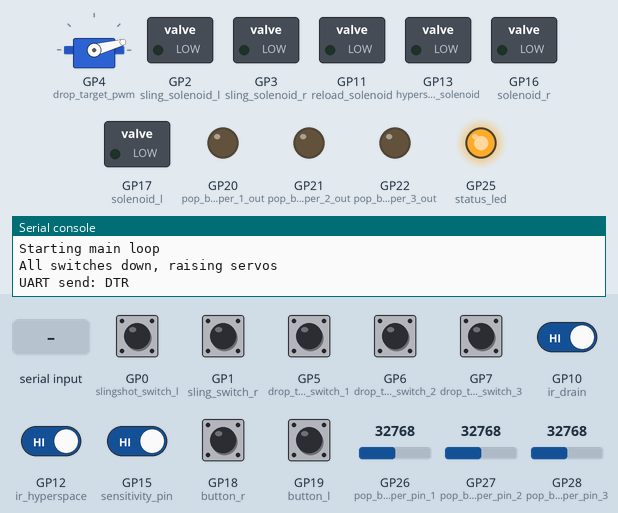
This program was run on a simulated Raspberry Pi Pico running CircuitPython. On the bench: servo, switched loads named in the program (green lamp = pin HIGH), output pins drawn as LEDs (lit = HIGH), the last lines printed to the serial console. Dashed ring = blinking. The test bench sets the inputs (shaded band); at power-on: GP5 (drop_target_switch_1), GP6 (drop_target_switch_2), GP7 (drop_target_switch_3), GP10 (ir_drain), GP12 (ir_hyperspace), GP15 (sensitivity_pin) HIGH, GP0 (slingshot_switch_l), GP1 (sling_switch_r), GP18 (button_r), GP19 (button_l) LOW, GP26 (pop_bumper_pin_1) = 32768, GP27 (pop_bumper_pin_2) = 32768, GP28 (pop_bumper_pin_3) = 32768 (analog values on the 0–65535 scale).

Above: at 13.8 s.
13.9 s: GP12 (ir_hyperspace) driven LOW
At 14.73 s:
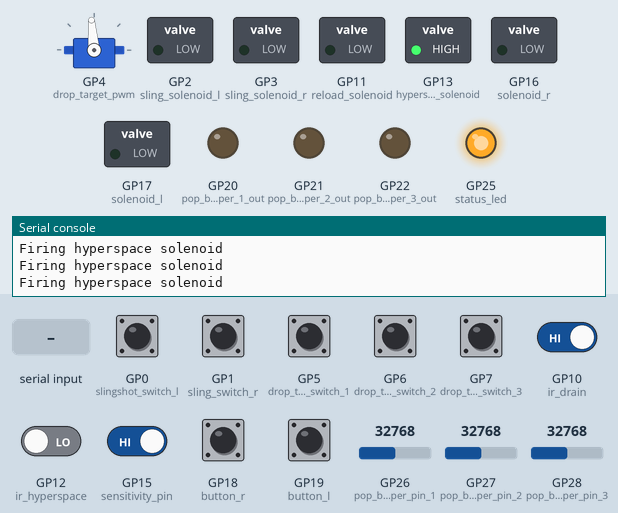
16.9 s: GP0 (slingshot_switch_l) pulled HIGH for 1 s
At 17.18 s:
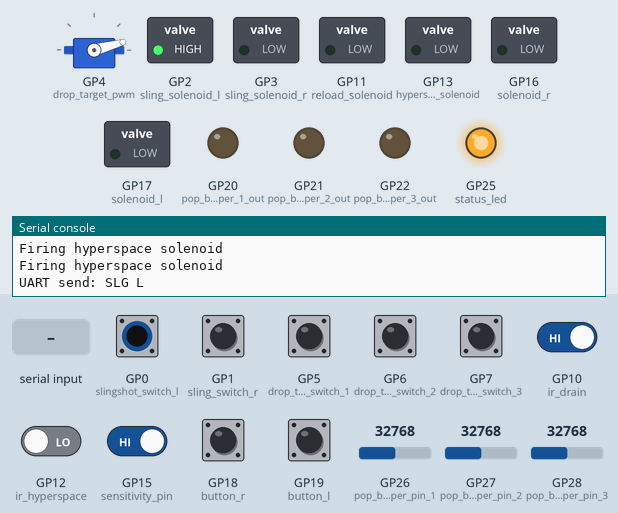
19.9 s: GP26 (pop_bumper_pin_1) set to 33440
At 21.2 s:
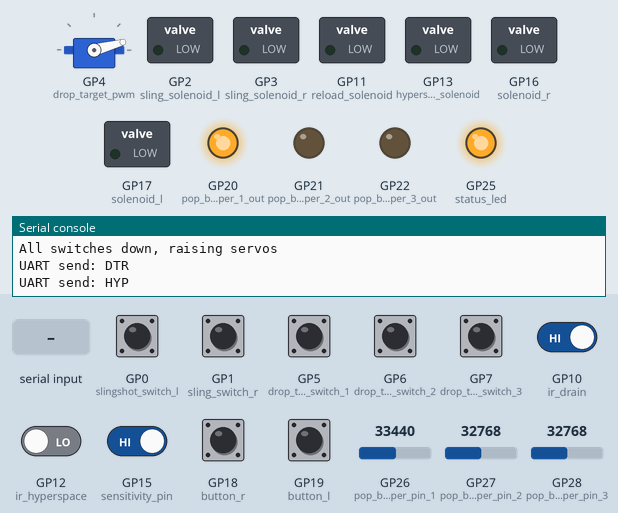
22.9 s: GP1 (sling_switch_r) pulled HIGH for 1 s
At 23.67 s:
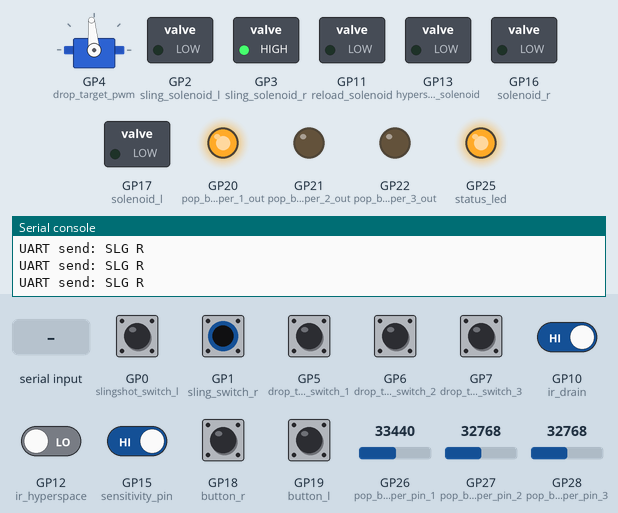
25.9 s: "RST\n" received over the second serial link
At 27.2 s:
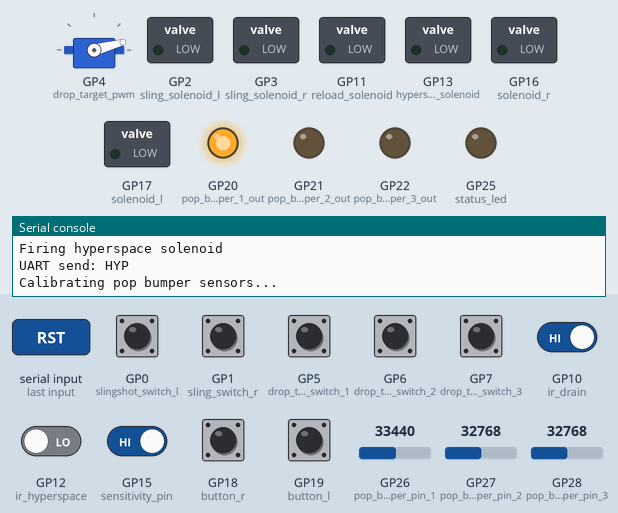
Timing chart, 0 to 38.1 s (numbered marks = the images above; inputs shaded):
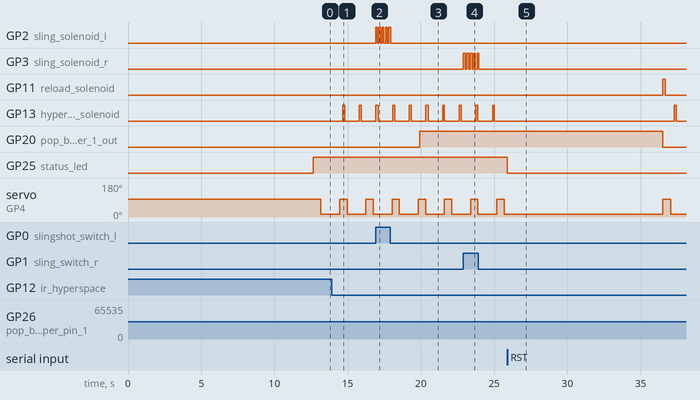

Measured:
- the behaviour switches between 32784 and 32800 on GP26 (pop_bumper_pin_1) (found by bisection; images 2 and 3)
- after the input at 13.9 s, GP13 (hyperspace_solenoid): alternates HIGH for 0.13 s and LOW for 1.0 s, starting after 0.77 s
- after the input at 16.9 s, GP2 (sling_solenoid_l): alternates HIGH for 0.12 s and LOW for 0.11 s, 10 changes in all, then stays LOW, starting at once
- after the input at 19.9 s, GP20 (pop_bumper_1_out): LOW → HIGH at once
- after the input at 22.9 s, GP3 (sling_solenoid_r): alternates HIGH for 0.12 s and LOW for 0.11 s, 10 changes in all, then stays LOW, starting at once
- after the input at 25.9 s, GP11 (reload_solenoid): LOW → HIGH after 10.6 s, → LOW 0.15 s later; GP20 (pop_bumper_1_out): HIGH → LOW after 10.6 s; GP25 (status_led): HIGH → LOW at once

The program:

code.py
```python
import time
import board
import busio
import pwmio
from adafruit_motor import servo
from analogio import AnalogIn
from digitalio import DigitalInOut, Direction, Pull
from adafruit_debouncer import Debouncer

# Sensitivity jumper
sensitivity_pin = DigitalInOut(board.GP15)
sensitivity_pin.direction = Direction.INPUT
sensitivity_pin.pull = Pull.UP

# Constants
SLING_TRIGGER_TIME = 0.11
POP_BUMPER_TRIGGER_TIME = 0.125
POP_BUMPER_DEBOUNCE_TIME = 0.125
NUM_POP_BUMPER_SAMPLES = 20
POP_BUMPER_SENSITIVITY = -35
POP_BUMPER_DEBOUNCE_COUNT = 8
if sensitivity_pin.value:
    print("Sensitivity jumper is set to HIGH, decreasing sensitivity")
    POP_BUMPER_SENSITIVITY = 20
    POP_BUMPER_DEBOUNCE_COUNT = 20
else:
    print("Sensitivity jumper is set to LOW, increasing sensitivity")
POP_BUMPER_CALIBRATE_COUNT = 10000
POP_BUMPER_DEBOUNCE_DECREMENT = 10
DROP_TARGET_WAIT_TIME = 1.0
DROP_TARGET_UP_ANGLE = 95
DROP_TARGET_UP_TIME = 0.5
DROP_TARGET_DOWN_ANGLE = 15
DROP_TARGET_DOWN_TIME = 0.25

DRAIN_DELAY_TIME = 2.5
DRAIN_TRIGGER_TIME = 0.125
HYPERSPACE_DELAY_TIME = 0.75
HYPERSPACE_TRIGGER_TIME = 0.125
DRAIN_SIGNAL_DEBOUNCE_TIME = 5.0
PWM_MAX_DUTY_CYCLE = 65535
PWM_FLIPPER_SUSTAIN = PWM_MAX_DUTY_CYCLE // 3
FLIPPER_PWM_DELAY = 1.0

def send_uart(str):
    global uart
    print(f'UART send: {str}')
    uart.write(bytearray(f"{str}\r\n", "utf-8"))

reload_solenoid_timer = None
game_over = False

def readline():
    """Read a line from the UART bus and print it to console."""
    global uart
    global reload_solenoid
    global reload_solenoid_timer
    global drop_target_state
    global drop_target_start_time
    global game_over
    global solenoid_l
    global solenoid_r
    global sol_l_rose_time
    global sol_r_rose_time
    data = uart.readline()
    if data is not None:
        # convert bytearray to string
        data_string = ''.join([chr(b) for b in data])
        command_list = data_string.split()
        if len(command_list) > 0:
            command = command_list[0]
            if command == 'RLD':
                # Fire the reload solenoid
                reload_solenoid.value = True
                reload_solenoid_timer = time.monotonic()
            elif command == 'RST':
                game_over = False
                # Reset the drop targets
                drop_target_state = DROP_TARGET_STATE_WAIT
                drop_target_start_time = time.monotonic()
                # Recalibrate the pop bumpers
                calibrate_pop_bumpers()
                # Fire the reload solenoid
                reload_solenoid.value = True
                reload_solenoid_timer = time.monotonic()
            elif command == 'GOV':
                # Game over
                game_over = True
                solenoid_l.duty_cycle = 0
                solenoid_r.duty_cycle = 0
                sol_l_rose_time = None
                sol_r_rose_time = None
            else:
                print(f'Unknown command: {command}')

# Leave the LED on while the pico is running
status_led = DigitalInOut(board.GP25)
status_led.direction = Direction.OUTPUT
status_led.value = True

# Init pop bumper pins
pop_bumper_pin_1 = AnalogIn(board.GP26)
pop_bumper_pin_2 = AnalogIn(board.GP27)
pop_bumper_pin_3 = AnalogIn(board.GP28)

pop_bumper_pins = [pop_bumper_pin_1, pop_bumper_pin_2, pop_bumper_pin_3]

pop_bumper_vals = [
    [0 for _ in range(NUM_POP_BUMPER_SAMPLES)],
    [0 for _ in range(NUM_POP_BUMPER_SAMPLES)],
    [0 for _ in range(NUM_POP_BUMPER_SAMPLES)],
]

pb_debounce_counter = [0 for _ in range(3)]

max_pb_val = [0, 0, 0]
avg_val = 0

# Calibrate pop bumpers
def calibrate_pop_bumpers():
    global pop_bumper_vals
    global avg_val
    global max_pb_val
    print("Calibrating pop bumper sensors...")
    calibration_counter = POP_BUMPER_CALIBRATE_COUNT
    status_led.value = False    # Turn off status LED while calibrating and setting up
    while calibration_counter > 0:
        for i in range(3):
            val = pop_bumper_pins[i].value
            pop_bumper_vals[i].append(val)
            pop_bumper_vals[i].pop(0)
            avg_val = sum(pop_bumper_vals[i]) / len(pop_bumper_vals[i])
            calibration_counter -= 1
            if avg_val > max_pb_val[i]:
                max_pb_val[i] = avg_val
    print("Pop bumper calibration complete.")

    # Add a bit of margin above which the pop bumper will trigger
    for i in range(3):
        max_pb_val[i] = max_pb_val[i] + POP_BUMPER_SENSITIVITY
        print("Pop bumper {} max value: {}".format(i, max_pb_val[i]))

calibrate_pop_bumpers()

# Init pop bumper output pins
pop_bumper_1_out = DigitalInOut(board.GP20)
pop_bumper_1_out.direction = Direction.OUTPUT
pop_bumper_1_out.value = False

pop_bumper_2_out = DigitalInOut(board.GP21)
pop_bumper_2_out.direction = Direction.OUTPUT
pop_bumper_2_out.value = False

pop_bumper_3_out = DigitalInOut(board.GP22)
pop_bumper_3_out.direction = Direction.OUTPUT
pop_bumper_3_out.value = False

pop_bumper_out_pins = [pop_bumper_1_out, pop_bumper_2_out, pop_bumper_3_out]
pop_bumper_signals = [False, False, False]
pop_bumper_signals_debounced = [
    Debouncer(lambda : pop_bumper_signals[0], interval=POP_BUMPER_DEBOUNCE_TIME),
    Debouncer(lambda : pop_bumper_signals[1], interval=POP_BUMPER_DEBOUNCE_TIME),
    Debouncer(lambda : pop_bumper_signals[2], interval=POP_BUMPER_DEBOUNCE_TIME),
]

# Init L/R flipper buttons
button_r = DigitalInOut(board.GP18)
button_r.direction = Direction.INPUT
button_r.pull = Pull.DOWN
button_l = DigitalInOut(board.GP19)
button_l.direction = Direction.INPUT
button_l.pull = Pull.DOWN
button_l_debouncer = Debouncer(button_l)
button_r_debouncer = Debouncer(button_r)

# Init L/R flipper solenoids
solenoid_l = pwmio.PWMOut(board.GP17)
solenoid_r = pwmio.PWMOut(board.GP16)

# Init L/R slingshot switches
slingshot_switch_l = DigitalInOut(board.GP0)
slingshot_switch_l.direction = Direction.INPUT
slingshot_switch_l.pull = Pull.DOWN

sling_switch_r = DigitalInOut(board.GP1)
sling_switch_r.direction = Direction.INPUT
sling_switch_r.pull = Pull.DOWN

# Init L/R slingshot solenoids
sling_solenoid_l = DigitalInOut(board.GP2)
sling_solenoid_l.direction = Direction.OUTPUT
sling_solenoid_l.value = False

sling_solenoid_r = DigitalInOut(board.GP3)
sling_solenoid_r.direction = Direction.OUTPUT
sling_solenoid_r.value = False

# Init drop target switch pins
drop_target_switch_1 = DigitalInOut(board.GP5)
drop_target_switch_1.direction = Direction.INPUT
drop_target_switch_1.pull = Pull.UP
drop_target_switch_2 = DigitalInOut(board.GP6)
drop_target_switch_2.direction = Direction.INPUT
drop_target_switch_2.pull = Pull.UP
drop_target_switch_3 = DigitalInOut(board.GP7)
drop_target_switch_3.direction = Direction.INPUT
drop_target_switch_3.pull = Pull.UP
drop_target_debouncers = [
    Debouncer(drop_target_switch_1),
    Debouncer(drop_target_switch_2),
    Debouncer(drop_target_switch_3),
]

# Init IR sensors
ir_drain = DigitalInOut(board.GP10)
ir_drain.direction = Direction.INPUT
ir_drain.pull = Pull.UP

ir_hyperspace = DigitalInOut(board.GP12)
ir_hyperspace.direction = Direction.INPUT
ir_hyperspace.pull = Pull.UP

# Init IR solenoids
reload_solenoid = DigitalInOut(board.GP11)
reload_solenoid.direction = Direction.OUTPUT
reload_solenoid.value = False

hyperspace_solenoid = DigitalInOut(board.GP13)
hyperspace_solenoid.direction = Direction.OUTPUT
hyperspace_solenoid.value = False

# Drop target servo raise states
drop_target_start_time = 0
DROP_TARGET_STATE_NONE = 0
DROP_TARGET_STATE_WAIT = 1
DROP_TARGET_STATE_UP = 2
DROP_TARGET_STATE_DOWN = 3
drop_target_state = DROP_TARGET_STATE_NONE
# Init drop target PWM
drop_target_pwm = pwmio.PWMOut(board.GP4, frequency=50)
drop_target_servo = servo.Servo(drop_target_pwm, min_pulse=500, max_pulse=2500)

# Init variables
sling_l_trigger_time = 0
sling_r_trigger_time = 0
pop_bumper_fire_time = [0 for _ in range(3)]
sol_drain_trigger_time = 0
drain_debounce_time = 0
sol_hyperspace_trigger_time = 0
sol_l_rose_time = None
sol_r_rose_time = None

# Init UART
uart = busio.UART(board.GP8, board.GP9)

# Reset drop targets
drop_target_state = DROP_TARGET_STATE_WAIT
drop_target_start_time = time.monotonic()

time.sleep(2.0)
send_uart("INI solenoidDriver")  # Let the display controller know we're ready

# Main loop
status_led.value = True   # Turn on status LED again now that we're running for real
print("Starting main loop")
while True:
    cur_time = time.monotonic()

    # Update flippers
    button_l_debouncer.update()
    button_r_debouncer.update()

    if not game_over:
        # No flipper control during gameover
        if button_l_debouncer.rose:
            sol_l_rose_time = cur_time
            solenoid_l.duty_cycle = PWM_MAX_DUTY_CYCLE
            send_uart("FLU")
        elif button_l_debouncer.fell:
            solenoid_l.duty_cycle = 0
            sol_l_rose_time = None
            send_uart("FLD")
        elif sol_l_rose_time is not None and cur_time - sol_l_rose_time > FLIPPER_PWM_DELAY:
            # PWM the solenoids after a certain period of time to make them last longer
            solenoid_l.duty_cycle = PWM_FLIPPER_SUSTAIN
            sol_l_rose_time = None

        if button_r_debouncer.rose:
            sol_r_rose_time = cur_time
            solenoid_r.duty_cycle = PWM_MAX_DUTY_CYCLE
            send_uart("FRU")
        elif button_r_debouncer.fell:
            solenoid_r.duty_cycle = 0
            sol_r_rose_time = None
            send_uart("FRD")
        elif sol_r_rose_time is not None and cur_time - sol_r_rose_time > FLIPPER_PWM_DELAY:
            solenoid_r.duty_cycle = PWM_FLIPPER_SUSTAIN
            sol_r_rose_time = None

    # Update slingshots
    # Slingshots only launch after a delay since last launch, to avoid chatter
    if slingshot_switch_l.value and cur_time - sling_l_trigger_time > SLING_TRIGGER_TIME:
        sling_l_trigger_time = cur_time + SLING_TRIGGER_TIME
        sling_solenoid_l.value = True
        send_uart("SLG L")
    if sling_switch_r.value and cur_time > sling_r_trigger_time + SLING_TRIGGER_TIME:
        sling_r_trigger_time = cur_time + SLING_TRIGGER_TIME
        sling_solenoid_r.value = True
        send_uart("SLG R")

    # Turn off slingshots after a delay
    if cur_time > sling_l_trigger_time:
        sling_solenoid_l.value = False
    if cur_time > sling_r_trigger_time:
        sling_solenoid_r.value = False

    # Update drain solenoid
    if not ir_drain.value and cur_time - drain_debounce_time > DRAIN_SIGNAL_DEBOUNCE_TIME:
        # Only do this once per drain event, by waiting 5 secs after the last drain
        print("drain sensor")
        drain_debounce_time = cur_time
        send_uart("DRN")
    if reload_solenoid_timer and cur_time - reload_solenoid_timer > DRAIN_TRIGGER_TIME:
        reload_solenoid.value = False
        reload_solenoid_timer = None

    # Update hyperspace solenoid
    if not ir_hyperspace.value and sol_hyperspace_trigger_time + HYPERSPACE_TRIGGER_TIME * 3 < cur_time:
        send_uart("HYP")
        sol_hyperspace_trigger_time = cur_time + HYPERSPACE_DELAY_TIME
    if cur_time > sol_hyperspace_trigger_time and cur_time < sol_hyperspace_trigger_time + HYPERSPACE_TRIGGER_TIME:
        print("Firing hyperspace solenoid")
        hyperspace_solenoid.value = True
    else:
        hyperspace_solenoid.value = False

    # Update pop bumpers
    for i in range(3):
        val = pop_bumper_pins[i].value
        pop_bumper_vals[i].append(val)
        pop_bumper_vals[i].pop(0)
        avg_val = sum(pop_bumper_vals[i]) / len(pop_bumper_vals[i])
        if avg_val > max_pb_val[i]:
            pb_debounce_counter[i] += 1
            if pb_debounce_counter[i] > POP_BUMPER_DEBOUNCE_COUNT:
                pop_bumper_out_pins[i].value = True
                pop_bumper_signals[i] = False
                pop_bumper_fire_time[i] = cur_time
        else:
            if POP_BUMPER_TRIGGER_TIME + pop_bumper_fire_time[i] < cur_time:
                pop_bumper_out_pins[i].value = False
                pop_bumper_signals[i] = True
            pb_debounce_counter[i] -= POP_BUMPER_DEBOUNCE_DECREMENT
            if pb_debounce_counter[i] < 0:
                pb_debounce_counter[i] = 0
        pop_bumper_signals_debounced[i].update()
        if pop_bumper_signals_debounced[i].fell:
            print("Firing pop bumper #", i)
            send_uart("PB " + str(i+1))

    # Update drop targets
    for i in range(len(drop_target_debouncers)):
        drop_target_debouncers[i].update()  # Update debouncers
        if drop_target_debouncers[i].rose:
            print("Drop target down")
            send_uart("DT " + str(i))
    if drop_target_switch_1.value and drop_target_switch_2.value and drop_target_switch_3.value and drop_target_state == DROP_TARGET_STATE_NONE:
        print("All switches down, raising servos")
        send_uart("DTR")
        drop_target_state = DROP_TARGET_STATE_WAIT
        drop_target_start_time = cur_time
    elif drop_target_state == DROP_TARGET_STATE_WAIT and cur_time > drop_target_start_time + DROP_TARGET_WAIT_TIME:
        drop_target_servo.angle = DROP_TARGET_UP_ANGLE
        drop_target_state = DROP_TARGET_STATE_UP
        drop_target_start_time = cur_time
    elif drop_target_state == DROP_TARGET_STATE_UP and cur_time > drop_target_start_time + DROP_TARGET_UP_TIME:
        drop_target_servo.angle = DROP_TARGET_DOWN_ANGLE
        drop_target_state = DROP_TARGET_STATE_DOWN
        drop_target_start_time = cur_time
    elif drop_target_state == DROP_TARGET_STATE_DOWN and cur_time > drop_target_start_time + DROP_TARGET_DOWN_TIME:
        drop_target_servo.angle = None
        drop_target_state = DROP_TARGET_STATE_NONE

    while uart.in_waiting > 0:
        readline()
```
